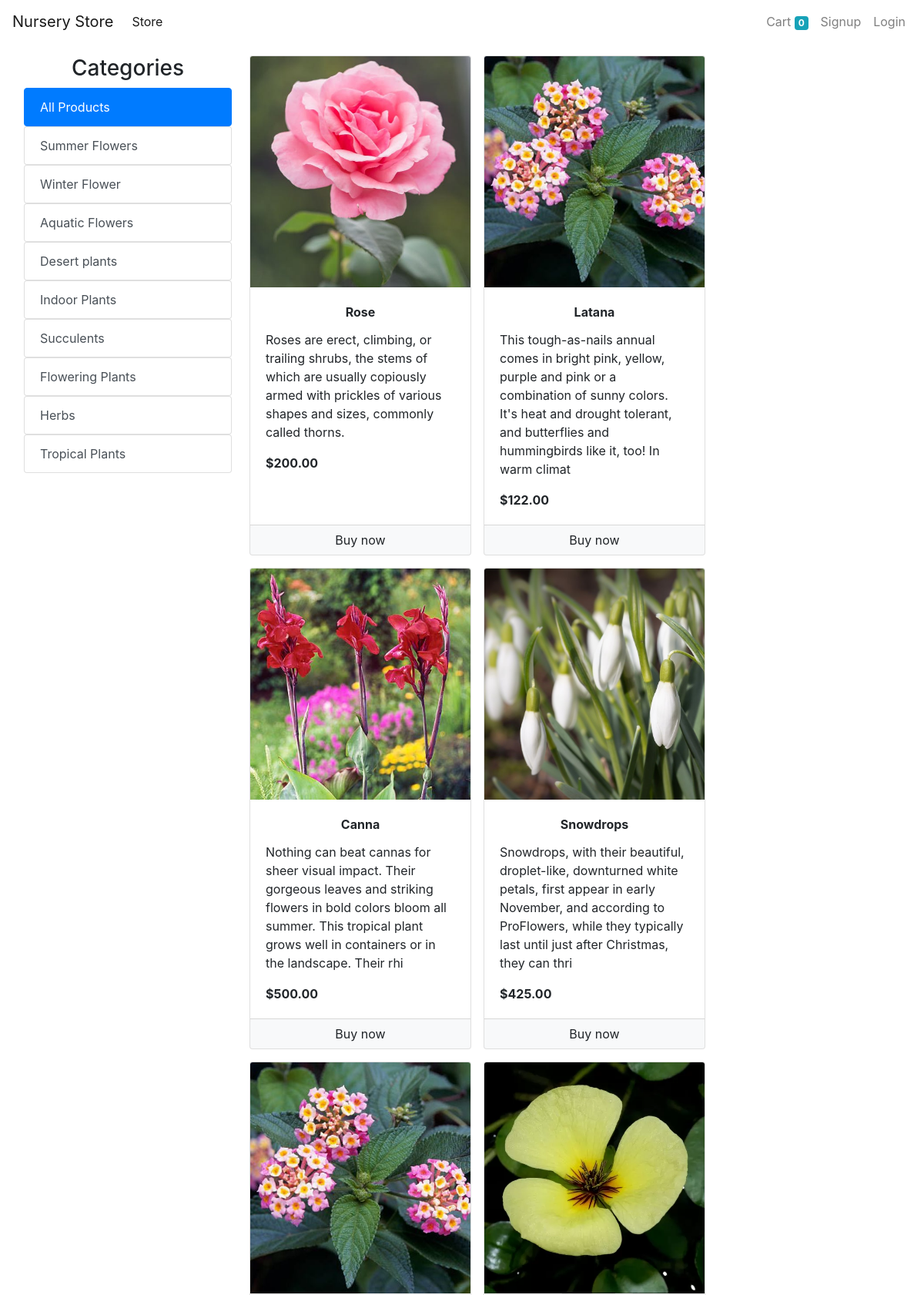
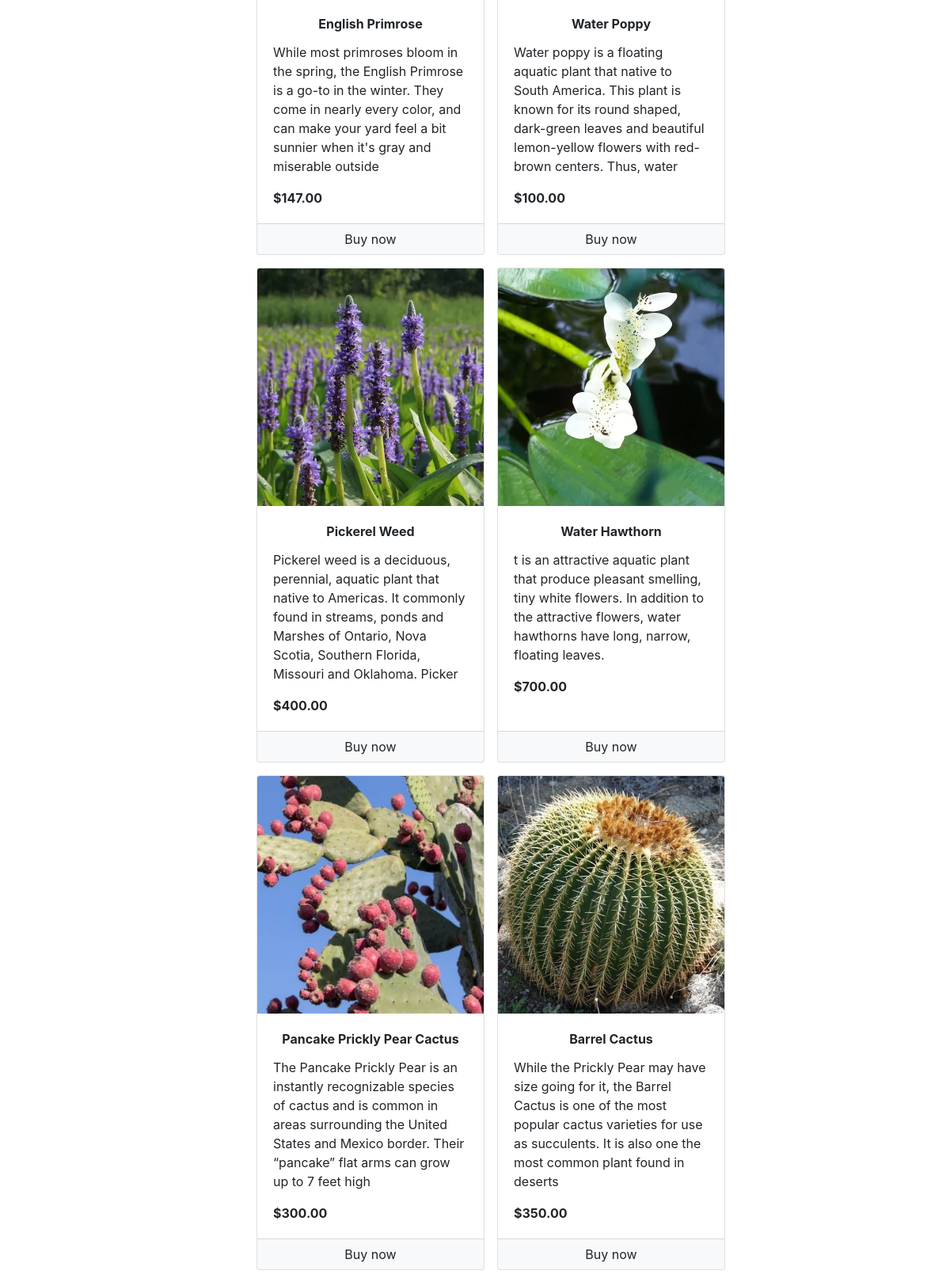
The app's page /store (upper part) with its own data (2 pictures, top to bottom).
### store/models/category.py (models this page shows, shortened)
class Category(models.Model):
    name = models.CharField(max_length=20)
    @staticmethod
    def get_all_categories():
        return Category.objects.all()

### store/models/product.py (models this page shows, shortened)
class Product(models.Model):
    name = models.CharField(max_length=100)
    price = models.DecimalField(max_digits=10, decimal_places=2)
    description = models.TextField()
    category = models.ForeignKey(Category, on_delete=models.CASCADE)
    image = models.ImageField(upload_to='products/', blank=True, null=True, default='path/to/default/image.jpg') # Ensure blank and null are set
    @staticmethod
    def get_all_products():
        return Product.objects.all()

### store/views/home.py (the view)
# urls.py: path('', include('store.urls')),
def store(request):
    cart = request.session.get('cart')
    if not cart:
        request.session['cart'] = {}
    products = None
    categories = Category.get_all_categories()
    categoryID = request.GET.get('category')
    if categoryID:
        products = Product.get_all_products_by_categoryid(categoryID)
    else:
        products = Product.get_all_products();
    data = {}
    data['products'] = products
    data['categories'] = categories
    print('you are : ', request.session.get('email'))
    return render(request, 'index.html', data)

### store/templatetags/cart.py (called while the page is built)
@register.filter(name='is_in_cart')
def is_in_cart(product, cart):
    keys = cart.keys()
    for id in keys:
        if int(id) == product.id:
            return True
    return False;

### store/templatetags/custom_filter.py (called while the page is built)
@register.filter
def currency(value):
    try:
        value = float(value)
        return "${:,.2f}".format(value)  # Format as currency
    except (ValueError, TypeError):
        return value  # Format value as currency

### store/templates/index.html (shortened to what this page needs)
{% extends 'base.html' %}
{% block content %}
{% load cart %}
{% load custom_filter %}
<section class="container-fluid m-3">
    <div class="row">
        <div class="col-lg-3 mx-auto">
            <h2 class="h3 text-center">Categories</h2>
            <div class="list-group">
                <a href="/" class="list-group-item list-group-item-action active">All Products</a>
            </div>
            {% for category in categories %}
            <div class="list-group">
                <a href="/?category={{category.id}}" class="list-group-item list-group-item-action">{{category.name}}</a>
            </div>
            {% endfor %}
        </div>
        <div id="products" class="col-lg-9">
            <div class="row">
                {% for product in products %}
                <div class="card mb-3 mx-2" id="{{product.id}}" style="width: 18rem;">
                    <a href="{% url 'product_detail' product.id %}" class="stretched-link">
                        <img class="card-img-top" src="{{ product.image.url }}" alt="Product image" style="width:100%;height:300px; object-fit:cover;">
                    </a>
                    <div class="card-body">
                        <p class="card-title text-center font-weight-bold">{{product.name}}</p>
                        <p class="card-text">{{product.description}}</p>
                        <p class="card-text"><b>{{product.price|currency}}</b></p>
                    </div>
                    <div class="card-footer p-0 no-gutters">
                        {% if product|is_in_cart:request.session.cart %}
                        <div class="row no-gutters">
                            <form action="/#{{product.id}}" class="col-2" method="post">
                                {% csrf_token %}
                                <input hidden type="text" name='product' value='{{product.id}}'>
                                <input hidden type="text" name='remove' value='True'>
                                <input type="submit" value=" - " class="btn btn-block btn-light border-right">
                            </form>
                            <div class="text-center col">{{product|cart_quantity:request.session.cart}} in Cart</div>
                            <form action="/#{{product.id}}" class="col-2" method="post">
                                {% csrf_token %}
                                <input hidden type="text" name='product' value='{{product.id}}'>
                                <input type="submit" value=" + " class="btn btn-block btn-light border-left">
                            </form>
                        </div>
                        {% else %}
                        <form action="/#{{product.id}}" method="POST" class="btn-block">
                            <input type="submit" class="float-right btn btn-light form-control" value="Buy now">
                        </form>
                        {% endif %}
                    </div>
                </div>
                {% endfor %}
            </div>
        </div>
    </div>
</section>
{% endblock %}

### records on screen
Category: name "Summer Flowers"
Category: name "Winter Flower"
Category: name "Aquatic Flowers"
Category: name "Desert plants"
Category: name "Indoor Plants"
Category: name "Succulents"
Category: name "Flowering Plants"
Category: name "Herbs"
Category: name "Tropical Plants"
Product: {{ product.id }} 1 (drawn), image (picture), name "Rose", description "Roses are erect, climbing, or trailing shrubs, the stems of which are usually copiously armed with prickles of various shapes and sizes, commonly called thorns.", price "$200.00"
Product: image (picture), name "Latana", description "This tough-as-nails annual comes in bright pink, yellow, purple and pink or a combination of sunny colors. It's heat and drought tolerant, and butterflies and hummingbirds like it, too! In warm climat", price "$122.00"
Product: image (picture), name "Canna", description "Nothing can beat cannas for sheer visual impact. Their gorgeous leaves and striking flowers in bold colors bloom all summer. This tropical plant grows well in containers or in the landscape. Their rhi", price "$500.00"
Product: image (picture), name "Snowdrops", description "Snowdrops, with their beautiful, droplet-like, downturned white petals, first appear in early November, and according to ProFlowers, while they typically last until just after Christmas, they can thri", price "$425.00"
Product: image (picture), name "English Primrose", description "While most primroses bloom in the spring, the English Primrose is a go-to in the winter. They come in nearly every color, and can make your yard feel a bit sunnier when it's gray and miserable outside", price "$147.00"
Product: image (picture), name "Water Poppy", description "Water poppy is a floating aquatic plant that native to South America. This plant is known for its round shaped, dark-green leaves and beautiful lemon-yellow flowers with red-brown centers. Thus, water", price "$100.00"
Product: image (picture), name "Pickerel Weed", description "Pickerel weed is a deciduous, perennial, aquatic plant that native to Americas. It commonly found in streams, ponds and Marshes of Ontario, Nova Scotia, Southern Florida, Missouri and Oklahoma. Picker", price "$400.00"
Product: image (picture), name "Water Hawthorn", description "t is an attractive aquatic plant that produce pleasant smelling, tiny white flowers. In addition to the attractive flowers, water hawthorns have long, narrow, floating leaves.", price "$700.00"
Product: image (picture), name "Pancake Prickly Pear Cactus", description "The Pancake Prickly Pear is an instantly recognizable species of cactus and is common in areas surrounding the United States and Mexico border. Their “pancake” flat arms can grow up to 7 feet high", price "$300.00"
Product: image (picture), name "Barrel Cactus", description "While the Prickly Pear may have size going for it, the Barrel Cactus is one of the most popular cactus varieties for use as succulents. It is also one the most common plant found in deserts", price "$350.00"

### other values on screen
{{ request.session.cart.keys|length }} "0"
